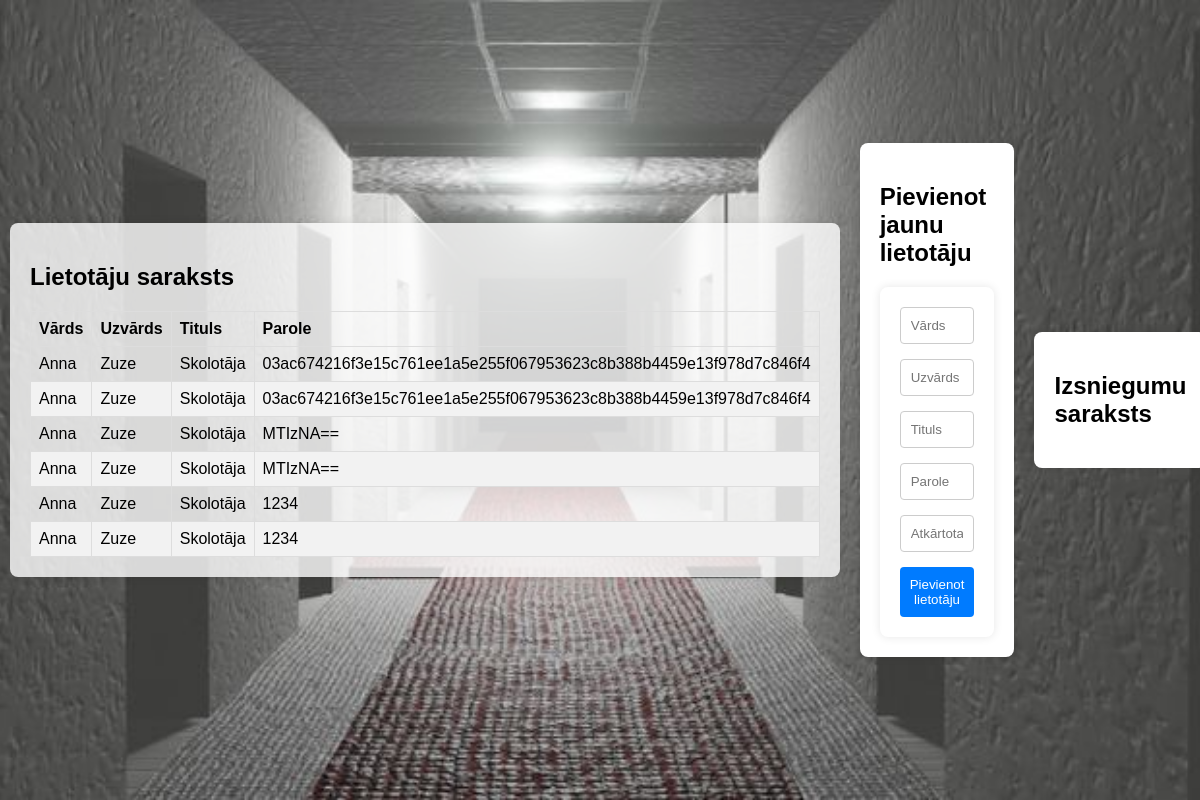
Before: /admin_panel with the older database file.
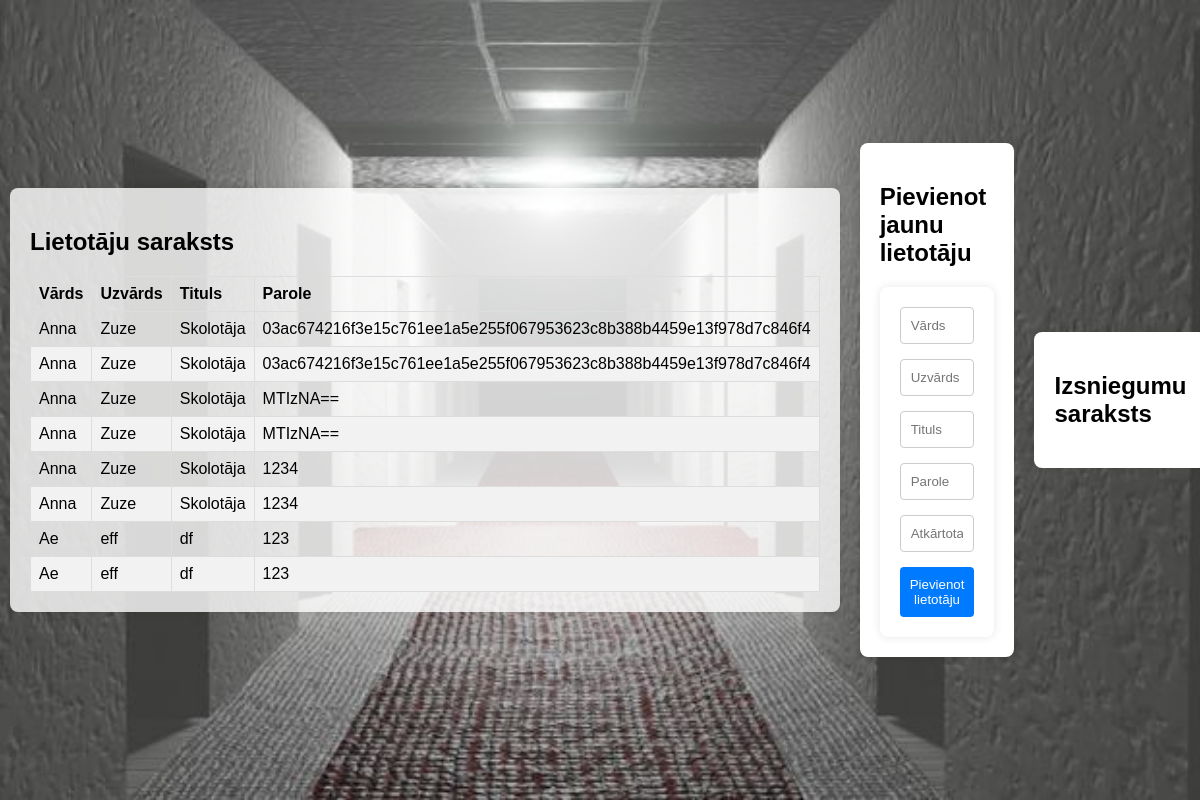
After: the same page with the newer database file.
### tables this page shows
CREATE TABLE darbinieki (
        id INTEGER PRIMARY KEY AUTOINCREMENT,
        vards TEXT NOT NULL,
        uzvards TEXT NOT NULL,
        tituls TEXT NOT NULL,
        parole TEXT NOT NULL
    );

### 11e_Server/galva.py (the view, shortened to what this page needs)
@app.route('/admin_panel', methods=['GET', 'POST'])
def admin_panel():
    cursor.execute("SELECT * FROM darbinieki")
    darbinieki = cursor.fetchall()
    return render_template('admin_panel.html', darbinieki=darbinieki)

### 11e_Server/templates/admin_panel.html (shortened to what this page needs)
<!DOCTYPE html>
<html>
<head>
    <link rel="stylesheet" href="static/styles.css">
</head>
<body>
    <div class="container">
        <div class="admin-container">
            <div class="admin-box left-container">
                <h2>Lietotāju saraksts</h2>
                <table>
                    <thead>
                        <tr>
                            <th>Vārds</th>
                            <th>Uzvārds</th>
                            <th>Tituls</th>
                            <th>Parole</th>
                        </tr>
                    </thead>
                    <tbody>
                        {% for darbinieks in darbinieki %}
                            <tr>
                                <td>{{ darbinieks[1] }}</td>
                                <td>{{ darbinieks[2] }}</td>
                                <td>{{ darbinieks[3] }}</td>
                                <td>{{ darbinieks[4] }}</td>
                            </tr>
                        {% endfor %}
                    </tbody>
                </table>
            </div>
            <div class="admin-box add-user-box">
                <h2>Pievienot jaunu lietotāju</h2>
                <form action="/admin_panel" method="post">
                    <input type="text" name="vards" placeholder="Vārds" required><br>
                    <input type="text" name="uzvards" placeholder="Uzvārds" required><br>
                    <input type="text" name="tituls" placeholder="Tituls" required><br>
                    <input type="password" name="parole" placeholder="Parole" required><br>
                    <input type="password" name="parole_atskaites" placeholder="Atkārtota parole" required><br>
                    <button type="submit">Pievienot lietotāju</button>
                </form>
            </div>
            <div class="admin-box">
                <h2>Izsniegumu saraksts</h2>
            </div>
        </div>
    </div>
</body>
</html>

### 11e_Server/static/styles.css (style rules this page uses)
body { font-family: Arial, sans-serif; margin: 0; padding: 0; background-color: #f4f4f4; }
input[type="text"], input[type="password"] { width: 100%; padding: 10px; margin-bottom: 15px; border: 1px solid #ccc; border-radius: 4px; box-sizing: border-box; }
form { max-width: 400px; margin: 0 auto; background-color: #fff; padding: 20px; border-radius: 8px; box-shadow: 0 0 10px rgba(0, 0, 0, 0.1); }
button[type="submit"] { width: 100%; padding: 10px; background-color: #007bff; color: #fff; border: none; border-radius: 4px; cursor: pointer; transition: background-color 0.3s; }
.admin-container { position: relative; display: flex; justify-content: center; align-items: center; height: 100vh; background-image: url('skolasgaitenis.jpg'); background-size: cover; background-repeat: no-repeat; background-position: center; }
.container { display: flex; justify-content: center; align-items: center; height: 100vh; margin: 0; background-color: rgba(255, 255, 255, 0); }
.admin-container { display: flex; justify-content: space-around; align-items: center; width: 100%; background-image: url('skolasgaitenis.jpg'); background-size: cover; background-repeat: no-repeat; background-position: center; }
.admin-box { flex: 1; background-color: rgb(255, 255, 255); padding: 20px; margin: 10px; border-radius: 8px; box-shadow: 0 0 10px rgba(0, 0, 0, 0.1); }
.left-container { flex: 1; background-color: rgba(255, 255, 255, 0.8); padding: 20px; margin: 10px; border-radius: 8px; box-shadow: 0 0 10px rgba(0, 0, 0, 0.1); }
table { width: 100%; border-collapse: collapse; }
table, th, td { border: 1px solid #ddd; }
th, td { padding: 8px; text-align: left; }
tr:nth-child(even) { background-color: #f2f2f2; }

Changed rows visible on the page:
added darbinieki: vards "Ae", uzvards "eff", tituls "df", parole "123"
added darbinieki: vards "Ae", uzvards "eff", tituls "df", parole "123"
